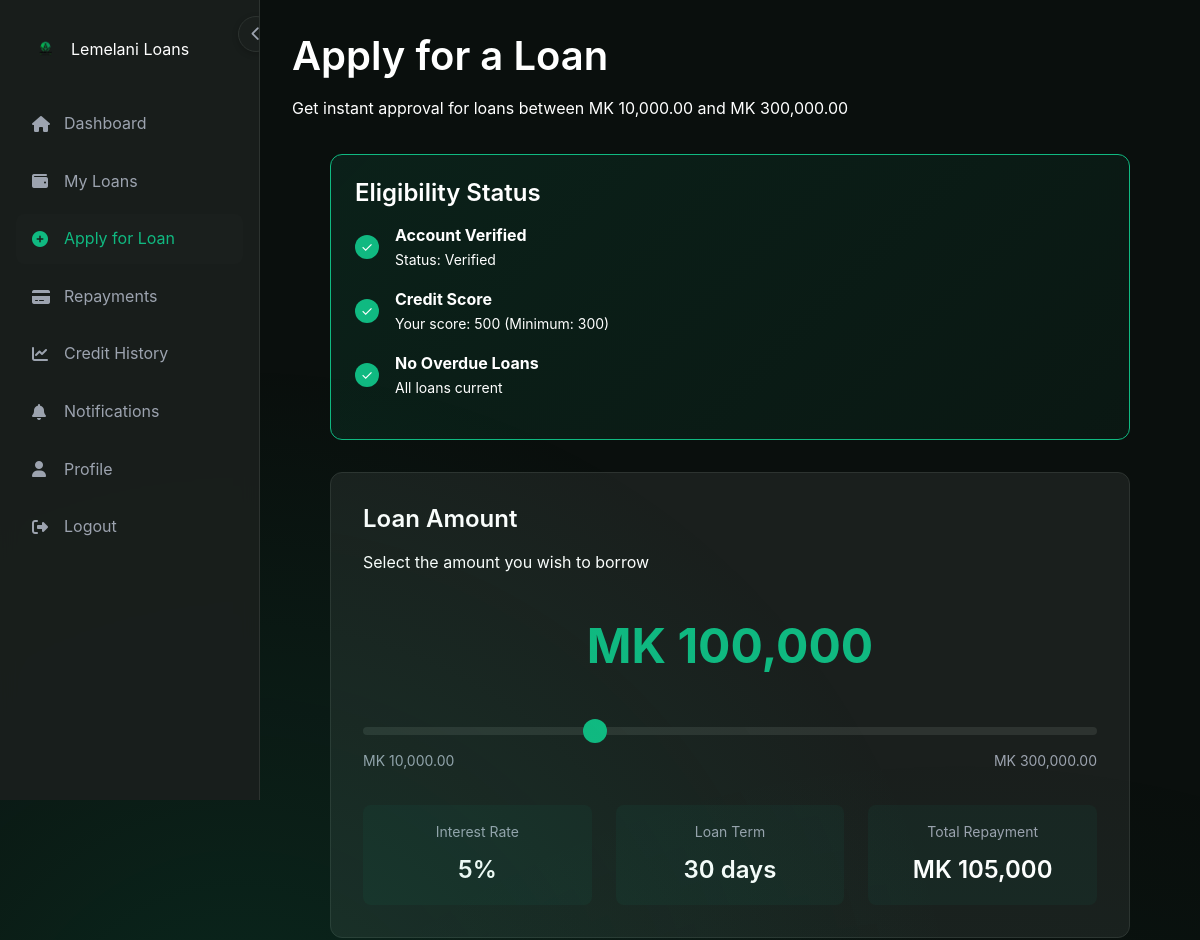
The app's page /apply-loan.php (signed in, upper part), older data.
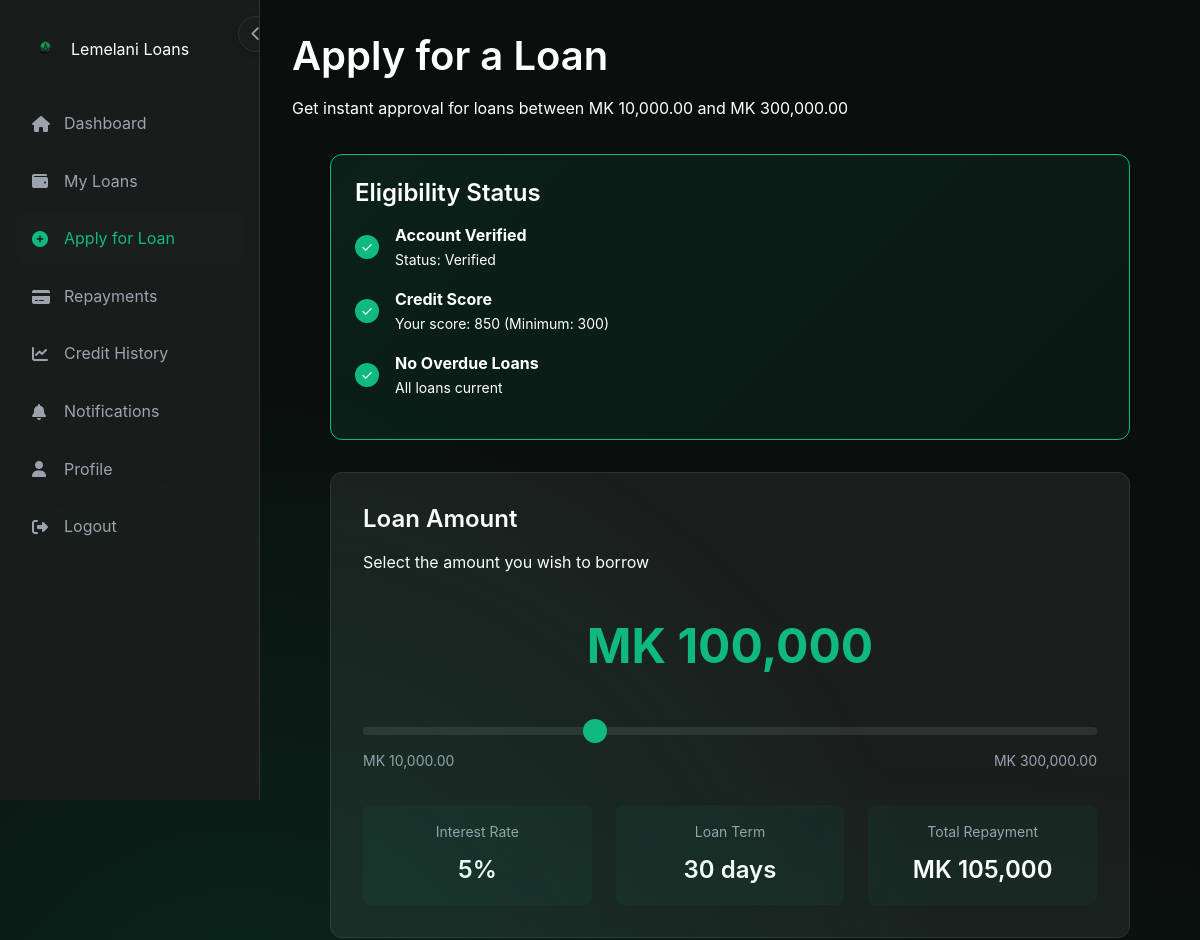
The same page, newer data.
### tables this page shows
CREATE TABLE users (
    user_id           INT UNSIGNED AUTO_INCREMENT PRIMARY KEY,
    full_name         VARCHAR(150)        NOT NULL,
    national_id       VARCHAR(30)         NOT NULL UNIQUE,
    phone             VARCHAR(20)         NOT NULL UNIQUE,
    email             VARCHAR(150)       UNIQUE,
    date_of_birth     DATE,
    gender            ENUM('male','female','other'),
    password_hash     VARCHAR(255)        NOT NULL,
    profile_photo     VARCHAR(255),
    is_verified       TINYINT(1)          DEFAULT 0,
    verification_status ENUM('pending','verified','rejected') DEFAULT 'pending',
    account_status    ENUM('active','suspended','blacklisted','closed') DEFAULT 'active',
    role              ENUM('customer','admin','manager')     DEFAULT 'customer',
    credit_score      SMALLINT UNSIGNED   DEFAULT 300,
    last_login        TIMESTAMP NULL,
    created_at        TIMESTAMP           DEFAULT CURRENT_TIMESTAMP,
    updated_at        TIMESTAMP           DEFAULT CURRENT_TIMESTAMP ON UPDATE CURRENT_TIMESTAMP,
    INDEX idx_national_id (national_id),
    INDEX idx_email (email),
    INDEX idx_role (role),
    INDEX idx_account_status (account_status),
    INDEX idx_is_verified (is_verified)
);

### config/config.php (called while the page is built, shortened)
<?php
function get_user_id() {
    return $_SESSION['user_id'] ?? null;
}
?>

### classes/User.php (called while the page is built, shortened)
<?php
class User {
    private $conn;
    private $table_name = "users";
    public function __construct($db) {
        $this->conn = $db;
    }
    public function getUserById($user_id) {
        $query = "SELECT u.*,
                         u.profile_photo AS selfie_path,
                         (
                            SELECT ud.file_path
                            FROM user_documents ud
                            WHERE ud.user_id = u.user_id AND ud.doc_type = 'national_id'
                            ORDER BY ud.uploaded_at DESC
                            LIMIT 1
                         ) AS id_document_path
                  FROM " . $this->table_name . " u
                  WHERE u.user_id = :user_id
                  LIMIT 1";
        $stmt = $this->conn->prepare($query);
        $stmt->bindParam(':user_id', $user_id);
        $stmt->execute();
        if ($stmt->rowCount() > 0) {
            $row = $stmt->fetch(PDO::FETCH_ASSOC);
            return $row;
        }
        return null;
    }
}
?>

### apply-loan.php (the view, shortened to what the changed rows need)
<?php
require_once 'config/config.php';
require_once 'classes/User.php';
$database = new Database();
$db = $database->getConnection();
$user = new User($db);
$user_data = $user->getUserById(get_user_id());
?>
<!DOCTYPE html>
<html lang="en">
<head>
    <link rel="stylesheet" href="assets/css/style.css">
    <link rel="stylesheet" href="assets/css/fontawesome-all.min.css" />
</head>
<body>
    <div class="main-wrapper">
        <div class="main-content">
            <h1>Apply for a Loan</h1>
            <div style="max-width: 800px; margin: 0 auto;">
                <div class="eligibility-check">
                    <div class="check-item">
                        <div>
                            <strong>Account Verified</strong>
                            <p class="text-secondary" style="margin: 0; font-size: 0.875rem;">
                                Status: <?php echo ucfirst($user_data['verification_status']); ?>
                            </p>
                        </div>
                    </div>
                    <div class="check-item">
                        <div>
                            <strong>Credit Score</strong>
                            <p class="text-secondary" style="margin: 0; font-size: 0.875rem;">
                                Your score: <?php echo $user_data['credit_score']; ?> (Minimum: 300)
                            </p>
                        </div>
                    </div>
                </div>
                <form method="POST" id="loanForm">
                    <div class="loan-calculator">
                        <h3>Loan Amount</h3>
                        <p class="text-secondary">Select the amount you wish to borrow</p>
                        <div class="amount-display" id="amountDisplay">
                        </div>
                        <input type="range"
                               class="amount-slider"
                               id="loanSlider"
                               name="loan_amount"
                               min="<?php echo MIN_LOAN_AMOUNT; ?>"
                               max="<?php echo MAX_LOAN_AMOUNT; ?>"
                               step="10000"
                               value="100000"
                               <?php echo $user_data['verification_status'] !== 'verified' ? 'disabled' : ''; ?>>
                        <div style="display: flex; justify-content: space-between; margin-top: 0.5rem; font-size: 0.875rem; color: var(--text-secondary);">
                            <span><?php echo format_currency(MIN_LOAN_AMOUNT); ?></span>
                            <span><?php echo format_currency(MAX_LOAN_AMOUNT); ?></span>
                        </div>
                        <div class="loan-details-grid">
                            <div class="detail-item">
                            </div>
                            <div class="detail-item">
                            </div>
                            <div class="detail-item">
                            </div>
                        </div>
                    </div>
                </form>
            </div>
        </div>
    </div>
</body>
</html>

Row changes from the older to the newer data that the page shows:
changed users "Verified": credit_score "500" → "850"
